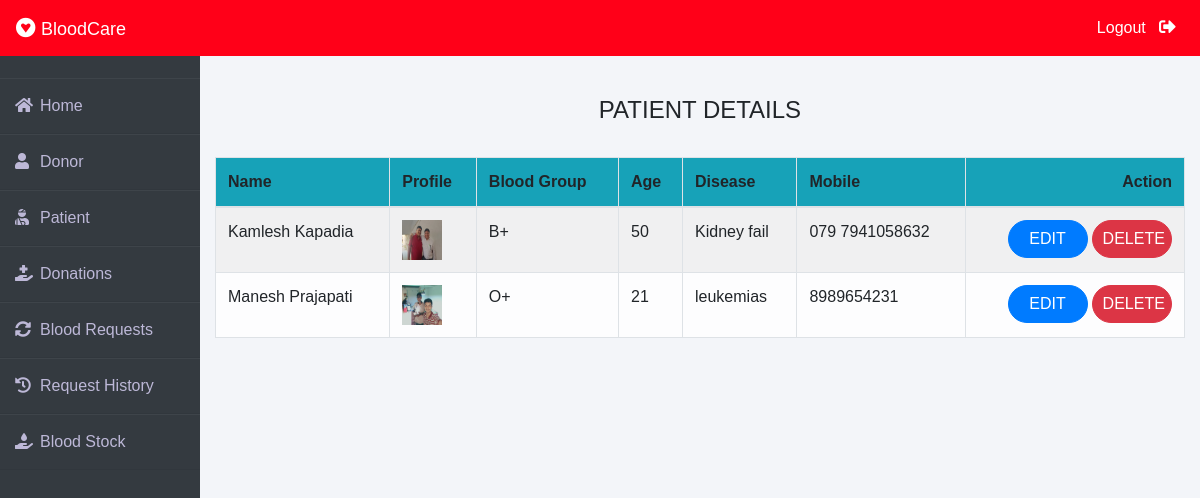
/admin-patient (signed in), run on the app's committed database.
### patient/models.py (models this page shows, shortened)
class Patient(models.Model):
    user=models.OneToOneField(User,on_delete=models.CASCADE)
    profile_pic= models.ImageField(upload_to='profile_pic/Patient/',null=True,blank=True)
    age=models.PositiveIntegerField()
    bloodgroup=models.CharField(max_length=10)
    disease=models.CharField(max_length=100)
    doctorname=models.CharField(max_length=50)
    address = models.CharField(max_length=40)
    mobile = models.CharField(max_length=20,null=False)
    @property
    def get_name(self):
        return self.user.first_name+" "+self.user.last_name

### blood/views.py (the view)
# urls.py: path('admin-patient', views.admin_patient_view,name='admin-patient'),
@login_required(login_url='adminlogin')
def admin_patient_view(request):
    patients=pmodels.Patient.objects.all()
    return render(request,'blood/admin_patient.html',{'patients':patients})

### templates/blood/admin_patient.html
{% extends 'blood/adminbase.html' %} {% block content %} {% load widget_tweaks %} {%load static%} <br />
<br />
<div class="container">
    <h4 class="text-center">PATIENT DETAILS</h4>
    <br />
    <table class="table table-light table-hover table-bordered table-striped">
        <thead class="bg-info">
            <tr>
                <th scope="col">Name</th>
                <th scope="col">Profile</th>
                <th scope="col">Blood Group</th>
                <th scope="col">Age</th>
                <th scope="col">Disease</th>
                <th scope="col">Mobile</th>
                <th class="text-right">Action</th>
            </tr>
        </thead>
        <tbody>
            {% for t in patients %}
            <tr>
                <td>{{t.get_name}}</td>
                <td><img src="{% static t.profile_pic.url %}" alt="Profile Pic" height="40px" width="40px" /></td>
                <td>{{t.bloodgroup}}</td>
                <td>{{t.age}}</td>
                <td>{{t.disease}}</td>
                <td>{{t.mobile}}</td>
                <td class="text-right">
                    <button class="btn btn-primary badge-pill" style="width: 80px;"><a
                            style="text-decoration: none; color: white;"
                            href="{% url 'update-patient' t.id  %}">EDIT</a></button>
                    <button class="btn btn-danger badge-pill" style="width: 80px;"><a
                            style="text-decoration: none; color: white;"
                            href="{% url 'delete-patient' t.id  %}">DELETE</a></button>
                </td>
            </tr>
            {% endfor %}
        </tbody>
    </table>
</div>
{% endblock content %}

### templates/blood/adminbase.html (shortened to what this page needs)
<!DOCTYPE html>
<html lang="en">
<head>
  <link rel="stylesheet" href="https://maxcdn.bootstrapcdn.com/bootstrap/4.0.0/css/bootstrap.min.css"
 />
  <link rel="stylesheet" href="https://cdnjs.cloudflare.com/ajax/libs/font-awesome/5.14.0/css/all.css" />
</head>
<body>
  <nav class="navbar navbar-expand-lg navbar-light fixed-top bg-danger">
    <a style="color: white;" class="navbar-brand" href="/"><i class="fab fa-gratipay"></i>&nbsp;<font size="4">BloodCare
      </font></a>
    <div class="navbar-collapse collapse w-100 order-3 dual-collapse2">
      <ul class="navbar-nav ml-auto">
        <li class="nav-item">
          <a class="nav-link" style="color: white;" href="/logout">Logout &nbsp; <i class="fas fa-sign-out-alt"></i></a>
        </li>
      </ul>
    </div>
  </nav>
  <br />
  <br />
  <div class="wrapper">
    <div class="sidebar">
      <ul>
        <li>
          <a style="text-decoration: none;" href="/"><i class="fas fa-home"></i>Home</a>
        </li>
        <li>
          <a style="text-decoration: none;" href="/admin-donor"><i class="fas fa-user"></i>Donor</a>
        </li>
        <li>
          <a style="text-decoration: none;" href="/admin-patient"><i class="fas fa-user-injured"></i>Patient</a>
        </li>
        <li>
          <a style="text-decoration: none;" href="/admin-donation"><i
              class="fas fa-hand-holding-medical"></i>Donations</a>
        </li>
        <li>
          <a style="text-decoration: none;" href="/admin-request"><i class="fas fa-sync-alt"></i>Blood Requests</a>
        </li>
        <li>
          <a style="text-decoration: none;" href="/admin-request-history"><i class="fas fa-history"></i>Request
            History</a>
        </li>
        <li>
          <a style="text-decoration: none;" href="/admin-blood"><i class="fas fa-hand-holding-water"></i>Blood Stock</a>
        </li>
      </ul>
    </div>
    <div class="main_content">
      {% block content %} {% endblock content %}
    </div>
  </div>
</body>
</html>

### templates/blood/adminbase.html (style rules this page uses)
* { margin: 0; padding: 0; box-sizing: border-box; list-style: none; text-decoration: none; font-family: "Josefin Sans", sans-serif; }
body { background-color: #f3f5f9; }
.bg-danger { background-color: #ff0018 !important; }
.wrapper { display: flex; position: relative; }
.wrapper .sidebar { width: 200px; height: 100%; background: #343a40; padding: 30px 0px; position: fixed; }
.wrapper .sidebar ul li { padding: 15px; border-bottom: 1px solid #bdb8d7; border-bottom: 1px solid rgba(0, 0, 0, 0.05); border-top: 1px solid rgba(255, 255, 255, 0.05); }
.wrapper .sidebar ul li a { color: #bdb8d7; display: block; }
.wrapper .sidebar ul li a .fas { width: 25px; }
.wrapper .main_content { width: 100%; margin-left: 200px; }
.fa-sign-out-alt { color: white; font-size: 2ex; }

### data on the page
Patient: get_name "Kamlesh Kapadia", profile_pic (picture), bloodgroup "B+", age "50", disease "Kidney fail", mobile "079 7941058632"
Patient: get_name "Manesh Prajapati", profile_pic (picture), bloodgroup "O+", age "21", disease "leukemias", mobile "8989654231"
